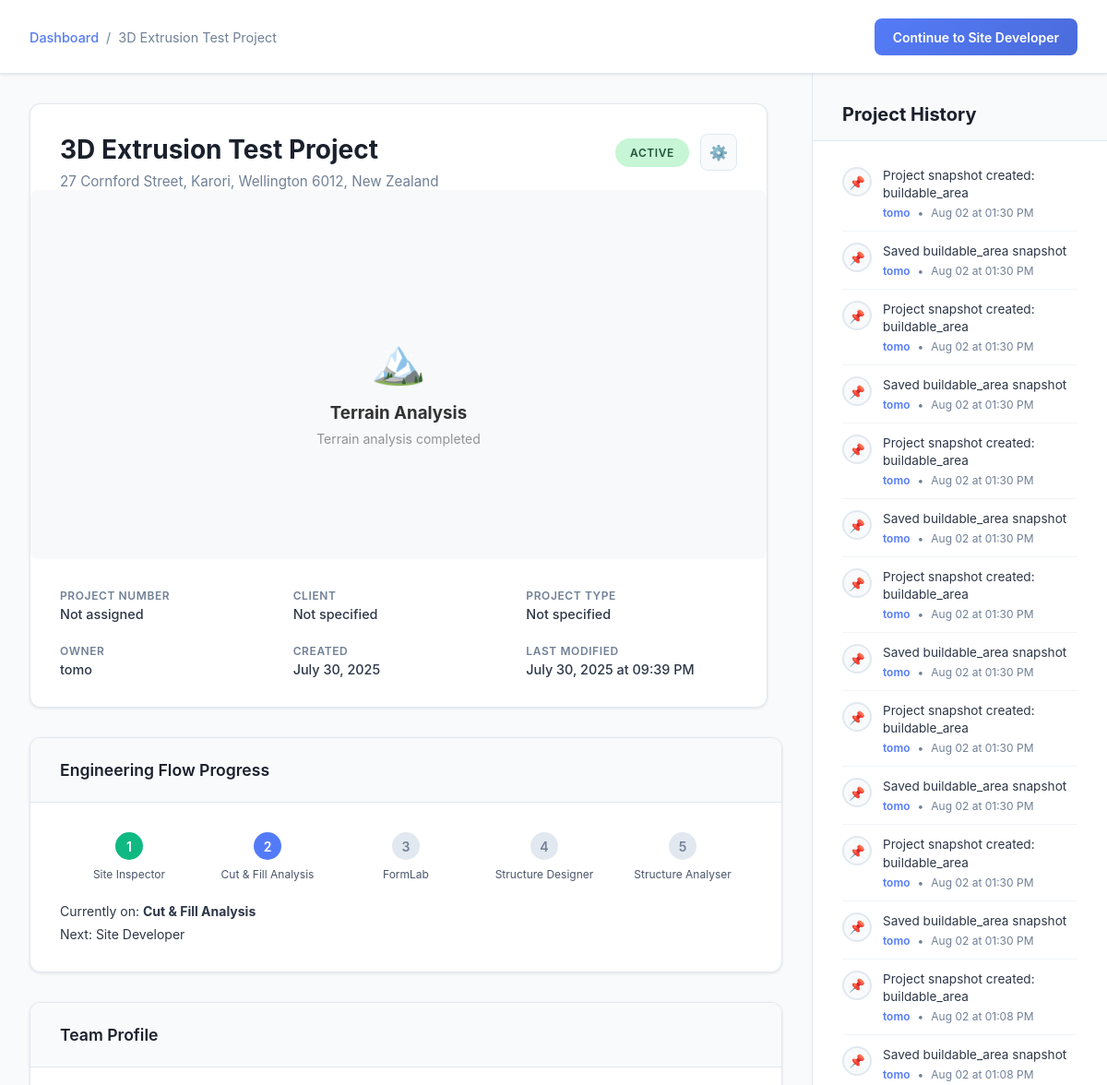
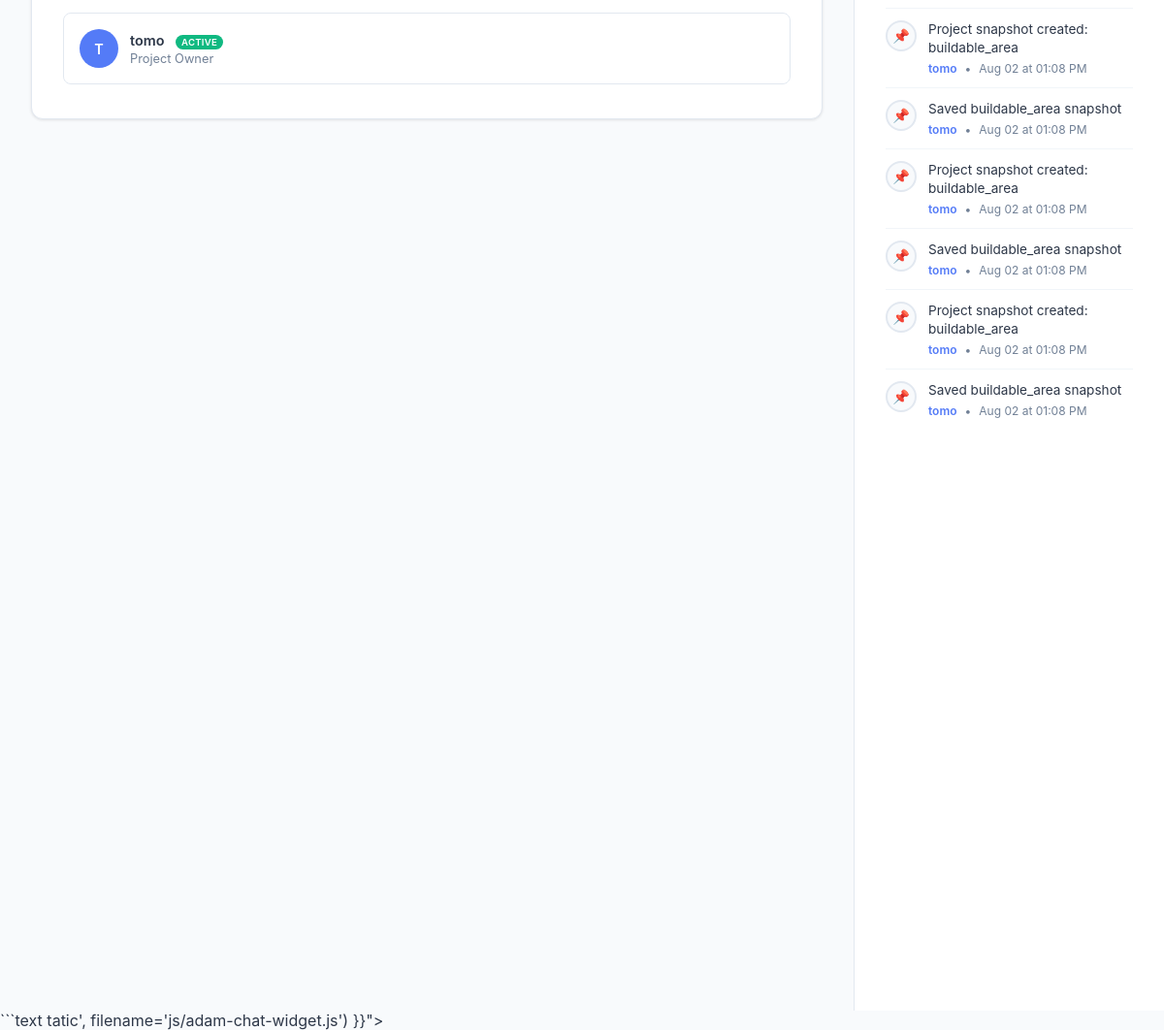
The app's page /project/9 (signed in) with its own data (2 pictures, top to bottom).
### tables this page shows
CREATE TABLE projects (
                        id INTEGER PRIMARY KEY AUTOINCREMENT,
                        name TEXT NOT NULL,
                        project_number TEXT,
                        client_name TEXT,
                        address TEXT NOT NULL,
                        site_information TEXT,
                        project_type TEXT,
                        project_units TEXT DEFAULT 'metric',
                        project_visibility TEXT DEFAULT 'private',
                        team_members TEXT,
                        status TEXT DEFAULT 'active',
                        user_id INTEGER NOT NULL,
                        created_at DATETIME DEFAULT CURRENT_TIMESTAMP,
                        updated_at DATETIME DEFAULT CURRENT_TIMESTAMP, location_lat REAL, location_lng REAL,
                        FOREIGN KEY (user_id) REFERENCES users (id)
                    );

CREATE TABLE users (
                        id INTEGER PRIMARY KEY AUTOINCREMENT,
                        username TEXT UNIQUE NOT NULL,
                        password_hash TEXT NOT NULL,
                        email TEXT,
                        created_at DATETIME DEFAULT CURRENT_TIMESTAMP,
                        last_login DATETIME
                    , role TEXT DEFAULT "member");

CREATE TABLE project_history (
                        id INTEGER PRIMARY KEY AUTOINCREMENT,
                        project_id INTEGER NOT NULL,
                        user_id INTEGER NOT NULL,
                        event_type VARCHAR(50) NOT NULL,
                        description TEXT NOT NULL,
                        created_at DATETIME DEFAULT CURRENT_TIMESTAMP,
                        FOREIGN KEY (project_id) REFERENCES projects (id),
                        FOREIGN KEY (user_id) REFERENCES users (id)
                );

### routes/project_routes.py (the view)
    def handle_project_overview(self, project_id: int):
        try:
            user_info = session.get('user')
            if not user_info:
                from flask import redirect, url_for
                return redirect(url_for('login'))
            project = self.db_manager.get_project_by_id(project_id, user_info['id'])
            if not project:
                return "Project not found", 404
            team_members = self.db_manager.get_project_team_members(project_id)
            notes = self.db_manager.get_project_notes(project_id)
            project_history = self.db_manager.get_project_history(project_id)
            project_snapshot = self.db_manager.get_project_snapshot(project_id)
            if project_snapshot:
                app_logger.info(f"Project {project_id} snapshot found: type={project_snapshot.get('snapshot_type')}, data_length={len(str(project_snapshot.get('snapshot_data', '')))}")
            else:
                app_logger.info(f"No snapshot found for project {project_id}")
            flow_step = self._determine_flow_step(project_id)
            app_logger.info(f"Project overview page requested for project ID: {project_id}")
            return render_template('project_overview.html', user=user_info, project=project, team_members=team_members, notes=notes, project_history=project_history, project_snapshot=project_snapshot, flow_step=flow_step)
        except Exception as e:
            app_logger.error(f"Failed to render project overview page: {e}")
            return "Project overview error", 500

### templates/project_overview.html (shortened to what this page needs)
<!DOCTYPE html>
<html lang="en">
<head>
    <link href='https://api.mapbox.com/mapbox-gl-js/v3.0.1/mapbox-gl.css' rel='stylesheet' />
    <link rel="stylesheet" href="{{ url_for('static', filename='css/adam-chat-widget.css') }}">
</head>
<body class="authenticated">
    <div class="fixed-header">
        <div class="header-content">
            <div class="breadcrumb">
                <a href="/dashboard">Dashboard</a>
                <span>/</span>
                <span>{{ project.name }}</span>
            </div>
            <a href="{{ flow_step.route_url }}?project={{ project.id }}" class="header-cta-btn">{{ flow_step.button_text }}</a>
        </div>
    </div>
    <div class="page-container">
        <div class="main-content">
            <div class="project-header-card" style="position: relative; overflow: hidden;">
                <div class="project-title-section" style="padding: 2rem 2rem 0 2rem;">
                    <div>
                        <h1 class="project-title">{{ project.name }}</h1>
                        <p class="project-address">{{ project.address }}</p>
                    </div>
                    <div style="display: flex; align-items: center; gap: 12px;">
                        <span class="project-status status-{{ project.status }}">{{ project.status }}</span>
                        <button class="settings-btn" onclick="openProjectSettings()" title="Project Settings">
                            ⚙️
                        </button>
                    </div>
                </div>
                <div class="snapshot-preview" id="snapshotPreview" style="height: 400px; margin: 0; position: relative; background: #f8f9fa; border-radius: 8px; overflow: hidden;">
                </div>
                <div class="project-meta-grid" style="padding: 2rem 2rem 2rem 2rem;">
                    <div class="meta-item">
                        <span class="meta-label">Project Number</span>
                        <span class="meta-value">{{ project.project_number or 'Not assigned' }}</span>
                    </div>
                    <div class="meta-item">
                        <span class="meta-label">Client</span>
                        <span class="meta-value">{{ project.client_name or 'Not specified' }}</span>
                    </div>
                    <div class="meta-item">
                        <span class="meta-label">Project Type</span>
                        <span class="meta-value">{{ project.project_type or 'Not specified' }}</span>
                    </div>
                    <div class="meta-item">
                        <span class="meta-label">Owner</span>
                        <span class="meta-value">{{ project.owner }}</span>
                    </div>
                    <div class="meta-item">
                        <span class="meta-label">Created</span>
                        <span class="meta-value">
                            {% if project.created_at %}
                                {% if project.created_at.__class__.__name__ == 'datetime' %}
                                    {{ project.created_at.strftime('%B %d, %Y') }}
                                {% else %}
                                    {{ project.created_at }}
                                {% endif %}
                            {% else %}
                                Unknown
                            {% endif %}
                        </span>
                    </div>
                    <div class="meta-item">
                        <span class="meta-label">Last Modified</span>
                        <span class="meta-value">
                            {% if project.updated_at %}
                                {% if project.updated_at.__class__.__name__ == 'datetime' %}
                                    {{ project.updated_at.strftime('%B %d, %Y at %I:%M %p') }}
                                {% else %}
                                    {{ project.updated_at }}
                                {% endif %}
                            {% else %}
                                Unknown
                            {% endif %}
                        </span>
                    </div>
                </div>
            </div>
            <div class="content-card" style="margin-bottom: 2rem;">
                <div class="card-header">
                    <h3 class="card-title">Engineering Flow Progress</h3>
                </div>
                <div class="card-content">
                    <div class="flow-progress">
                        <div class="progress-steps">
                            <div class="progress-step {{ 'completed' if flow_step.current_step > 1 else 'current' if flow_step.current_step == 1 else '' }} clickable" onclick="navigateToStep(1, {{ project.id }})">
                                <div class="step-circle">1</div>
                                <div class="step-label">Site Inspector</div>
                            </div>
                            <div class="progress-step {{ 'completed' if flow_step.current_step > 2 else 'current' if flow_step.current_step == 2 else '' }} clickable" onclick="navigateToStep(2, {{ project.id }})">
                                <div class="step-circle">2</div>
                                <div class="step-label">Cut &amp; Fill Analysis</div>
                            </div>
                            <div class="progress-step {{ 'completed' if flow_step.current_step > 3 else 'current' if flow_step.current_step == 3 else '' }} clickable" onclick="navigateToStep(3, {{ project.id }})">
                                <div class="step-circle">3</div>
                                <div class="step-label">FormLab</div>
                            </div>
                            <div class="progress-step {{ 'completed' if flow_step.current_step > 4 else 'current' if flow_step.current_step == 4 else '' }} clickable" onclick="navigateToStep(4, {{ project.id }})">
                                <div class="step-circle">4</div>
                                <div class="step-label">Structure Designer</div>
                            </div>
                            <div class="progress-step {{ 'completed' if flow_step.current_step > 5 else 'current' if flow_step.current_step == 5 else '' }} clickable" onclick="navigateToStep(5, {{ project.id }})">
                                <div class="step-circle">5</div>
                                <div class="step-label">Structure Analyser</div>
                            </div>
                        </div>
                        <div class="progress-summary">
                            <p>Currently on: <strong>{{ flow_step.step_name }}</strong></p>
                            {% if flow_step.current_step < 4 %}
                                <p>Next: {{ flow_step.next_step_name }}</p>
                            {% else %}
                                <p>Engineering flow completed! ✅</p>
                            {% endif %}
                        </div>
                    </div>
                </div>
            </div>
            <div class="content-card team-profile">
                <div class="card-header">
                    <h3 class="card-title">Team Profile</h3>
                </div>
                <div class="card-content">
                    <div class="team-member">
                        <div class="member-avatar">
                        {% if user and user.profile_picture %}
                            <img src="{{ url_for('static', filename='uploads/profile_pictures/' + user.profile_picture.split('/')[-1]) }}" alt="Profile Picture" style="width: 100%; height: 100%; object-fit: cover; border-radius: 50%;">
                        {% else %}
                            {{ project.owner[0].upper() if project.owner else 'U' }}
                        {% endif %}
                    </div>
                        <div class="member-info">
                            <div class="member-name">
                                {{ project.owner }}
                                {% if user and user.username == project.owner %}
                                    <span class="active-badge">Active</span>
                                {% endif %}
                            </div>
                            <div class="member-role">Project Owner</div>
                        </div>
                    </div>
                    {% if team_members %}
                        {% for member in team_members %}
                            <div class="team-member">
                                <div class="member-avatar">
                                    {% if member.profile_picture %}
                                        <img src="{{ url_for('static', filename='uploads/profile_pictures/' + member.profile_picture.split('/')[-1]) }}" alt="Profile Picture" style="width: 100%; height: 100%; object-fit: cover; border-radius: 50%;">
                                    {% else %}
                                        {{ member.display_name[0].upper() if member.display_name else 'U' }}
                                    {% endif %}
                                </div>
                                <div class="member-info">
                                    <div class="member-name">
                                        {{ member.display_name }}
                                        {% if user and user.id == member.id %}
                                            <span class="active-badge">Active</span>
                                        {% endif %}
                                    </div>
                                    <div class="member-role">{{ member.role or 'Team Member' }}</div>
                                </div>
                            </div>
                        {% endfor %}
                    </div>{% else %}
                            <div class="no-data">Project not shared with team members yet.</div>
                        {% endif %}
                    </div>
</div>
            </div>
        </div>
        <div class="history-sidebar">
            <div class="history-header">
                <h3 class="history-title">Project History</h3>
            </div>
            <div class="history-content">
                {% if project_history %}
                    {% for event in project_history %}
                        <div class="history-item">
                            <div class="history-icon">
                                {% if event.event_type == 'created' %}
                                    📋
                                {% elif event.event_type == 'note_added' %}
                                    📝
                                {% elif event.event_type == 'comment_added' %}
                                    💬
                                {% elif event.event_type == 'member_joined' %}
                                    👥
                                {% elif event.event_type == 'status_changed' %}
                                    🔄
                                {% else %}
                                    📌
                                {% endif %}
                            </div>
                            <div class="history-details">
                                <div class="history-description">{{ event.description }}</div>
                                <div class="history-meta">                                    <span class="history-user">{{ event.user_name }}</span>
                                    <span>•</span>
                                    <span>
                                        {% if event.created_at %}
                                            {% if event.created_at.__class__.__name__ == 'datetime' %}
                                                {{ event.created_at.strftime('%b %d at %I:%M %p') }}
                                            {% else %}
                                                {{ event.created_at }}
                                            {% endif %}
                                        {% else %}
                                            Unknown time
                                        {% endif %}
                                    </span>
                                </div>
                            </div>
                        </div>
                    {% endfor %}
                {% else %}
                    <div class="no-data">
                        <div style="font-size: 2rem; margin-bottom: 0.5rem;">📋</div>
                        <p>Project history will appear here</p>
                    </div>
                {% endif %}
            </div>
        </div>
    <script src="/static/js/core.js"></script>```text
    tatic', filename='js/adam-chat-widget.js') }}"></script>
</body>
</html>

### records on screen
projects: name "3D Extrusion Test Project", address "27 Cornford Street, Karori, Wellington 6012, New Zealand", status "ACTIVE", project_number "Not assigned", client_name "Not specified"
users: owner "tomo", username "T"
project_history: description "Project snapshot created: buildable_area", user_name "tomo", created_at "Aug 02 at 01:30 PM"
project_history: description "Saved buildable_area snapshot", user_name "tomo", created_at "Aug 02 at 01:30 PM"
project_history: description "Project snapshot created: buildable_area", user_name "tomo", created_at "Aug 02 at 01:30 PM"
project_history: description "Saved buildable_area snapshot", user_name "tomo", created_at "Aug 02 at 01:30 PM"
project_history: description "Project snapshot created: buildable_area", user_name "tomo", created_at "Aug 02 at 01:30 PM"
project_history: description "Saved buildable_area snapshot", user_name "tomo", created_at "Aug 02 at 01:30 PM"
project_history: description "Project snapshot created: buildable_area", user_name "tomo", created_at "Aug 02 at 01:30 PM"
project_history: description "Saved buildable_area snapshot", user_name "tomo", created_at "Aug 02 at 01:30 PM"
project_history: description "Project snapshot created: buildable_area", user_name "tomo", created_at "Aug 02 at 01:30 PM"
project_history: description "Saved buildable_area snapshot", user_name "tomo", created_at "Aug 02 at 01:30 PM"
project_history: description "Project snapshot created: buildable_area", user_name "tomo", created_at "Aug 02 at 01:30 PM"
project_history: description "Saved buildable_area snapshot", user_name "tomo", created_at "Aug 02 at 01:30 PM"
project_history: description "Project snapshot created: buildable_area", user_name "tomo", created_at "Aug 02 at 01:08 PM"
project_history: description "Saved buildable_area snapshot", user_name "tomo", created_at "Aug 02 at 01:08 PM"
project_history: description "Project snapshot created: buildable_area", user_name "tomo", created_at "Aug 02 at 01:08 PM"
project_history: description "Saved buildable_area snapshot", user_name "tomo", created_at "Aug 02 at 01:08 PM"
project_history: description "Project snapshot created: buildable_area", user_name "tomo", created_at "Aug 02 at 01:08 PM"
project_history: description "Saved buildable_area snapshot", user_name "tomo", created_at "Aug 02 at 01:08 PM"
project_history: description "Project snapshot created: buildable_area", user_name "tomo", created_at "Aug 02 at 01:08 PM"
project_history: description "Saved buildable_area snapshot", user_name "tomo", created_at "Aug 02 at 01:08 PM"

### other values on screen
{{ flow_step.button_text }} "Continue to Site Developer"
{{ project.project_type or 'Not specified' }} "Not specified"
{{ project.created_at.strftime('%B %d, %Y') }} "July 30, 2025"
{{ project.updated_at.strftime('%B %d, %Y at %I:%M %p') }} "July 30, 2025 at 09:39 PM"
{{ flow_step.step_name }} "Cut & Fill Analysis"
{{ flow_step.next_step_name }} "Site Developer"
